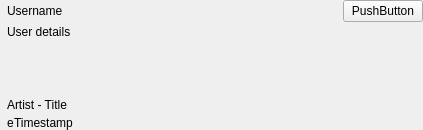
<?xml version="1.0" encoding="UTF-8"?>
<ui version="4.0">
 <class>FriendWidget</class>
 <widget class="QWidget" name="FriendWidget">
  <property name="geometry">
   <rect>
    <x>0</x>
    <y>0</y>
    <width>423</width>
    <height>130</height>
   </rect>
  </property>
  <property name="windowTitle">
   <string>Form</string>
  </property>
  <layout class="QHBoxLayout" name="horizontalLayout" stretch="0,1">
   <property name="spacing">
    <number>0</number>
   </property>
   <property name="margin">
    <number>0</number>
   </property>
   <item>
    <widget class="AvatarWidget" name="avatar">
     <property name="text">
      <string/>
     </property>
    </widget>
   </item>
   <item>
    <layout class="QVBoxLayout" name="verticalLayout" stretch="0,0,0,0">
     <property name="spacing">
      <number>3</number>
     </property>
     <item>
      <widget class="QFrame" name="usernameFrame">
       <layout class="QHBoxLayout" name="horizontalLayout_3" stretch="1,0">
        <property name="spacing">
         <number>0</number>
        </property>
        <property name="margin">
         <number>0</number>
        </property>
        <item>
         <widget class="unicorn::Label" name="username">
          <property name="text">
           <string>Username</string>
          </property>
          <property name="textFormat">
           <enum>Qt::RichText</enum>
          </property>
          <property name="wordWrap">
           <bool>true</bool>
          </property>
         </widget>
        </item>
        <item>
         <widget class="PlayableItemWidget" name="radio">
          <property name="text">
           <string>PushButton</string>
          </property>
         </widget>
        </item>
       </layout>
      </widget>
     </item>
     <item>
      <widget class="unicorn::Label" name="userDetails">
       <property name="text">
        <string>User details</string>
       </property>
       <property name="textFormat">
        <enum>Qt::PlainText</enum>
       </property>
       <property name="wordWrap">
        <bool>true</bool>
       </property>
      </widget>
     </item>
     <item>
      <spacer name="verticalSpacer">
       <property name="orientation">
        <enum>Qt::Vertical</enum>
       </property>
       <property name="sizeHint" stdset="0">
        <size>
         <width>20</width>
         <height>6</height>
        </size>
       </property>
      </spacer>
     </item>
     <item>
      <widget class="QFrame" name="trackFrame">
       <layout class="QVBoxLayout" name="verticalLayout_3">
        <property name="spacing">
         <number>4</number>
        </property>
        <property name="margin">
         <number>0</number>
        </property>
        <item>
         <widget class="unicorn::Label" name="lastTrack">
          <property name="text">
           <string>Artist - Title</string>
          </property>
          <property name="textFormat">
           <enum>Qt::PlainText</enum>
          </property>
          <property name="wordWrap">
           <bool>true</bool>
          </property>
         </widget>
        </item>
        <item>
         <layout class="QHBoxLayout" name="horizontalLayout_2" stretch="0,1">
          <property name="spacing">
           <number>0</number>
          </property>
          <item>
           <widget class="QLabel" name="equaliser">
            <property name="text">
             <string>e</string>
            </property>
           </widget>
          </item>
          <item>
           <widget class="unicorn::Label" name="timestamp">
            <property name="text">
             <string>Timestamp</string>
            </property>
            <property name="textFormat">
             <enum>Qt::PlainText</enum>
            </property>
            <property name="wordWrap">
             <bool>true</bool>
            </property>
           </widget>
          </item>
         </layout>
        </item>
       </layout>
      </widget>
     </item>
    </layout>
   </item>
  </layout>
 </widget>
 <customwidgets>
  <customwidget>
   <class>unicorn::Label</class>
   <extends>QLabel</extends>
   <header>lib/unicorn/widgets/Label.h</header>
  </customwidget>
  <customwidget>
   <class>PlayableItemWidget</class>
   <extends>QPushButton</extends>
   <header>../Widgets/PlayableItemWidget.h</header>
  </customwidget>
  <customwidget>
   <class>AvatarWidget</class>
   <extends>QLabel</extends>
   <header>lib/unicorn/widgets/AvatarWidget.h</header>
  </customwidget>
 </customwidgets>
 <resources/>
 <connections/>
</ui>
